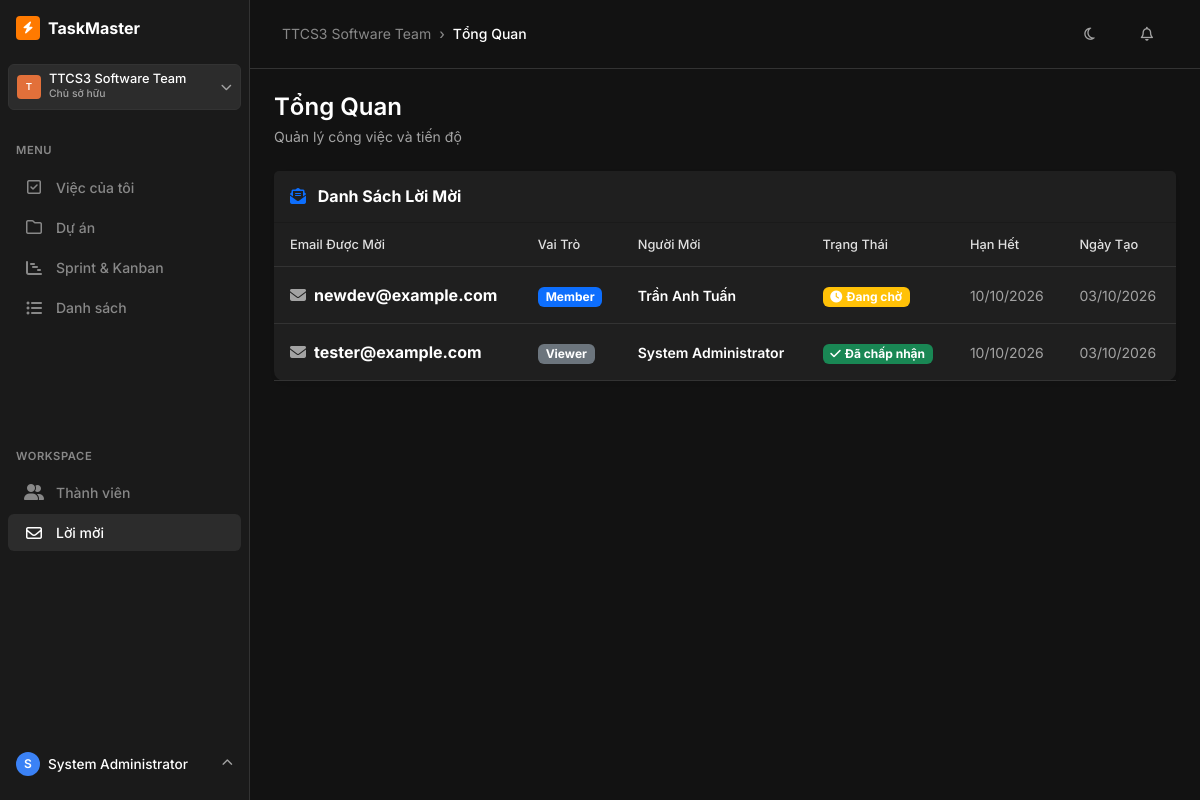
Screenshot of /invitations (signed in) with the database file from the repository.
### tables this page shows
CREATE TABLE users (
    id           TEXT PRIMARY KEY,                    -- UUID v7
    username     TEXT UNIQUE NOT NULL,
    email        TEXT UNIQUE NOT NULL,
    password_hash TEXT NOT NULL,
    fullname     TEXT NOT NULL,
    avatar_url   TEXT,
    is_active    INTEGER NOT NULL DEFAULT 1,          -- 1=active, 0=disabled
    created_at   TEXT NOT NULL,                       -- ISO-8601 UTC
    updated_at   TEXT NOT NULL
);

CREATE TABLE workspace_invitations (
    id              TEXT PRIMARY KEY,                 -- UUID v7
    workspace_id    TEXT NOT NULL REFERENCES workspaces(id) ON DELETE CASCADE,
    email           TEXT NOT NULL,
    role            TEXT NOT NULL CHECK(role IN ('Admin','Member','Viewer')),
    token           TEXT UNIQUE NOT NULL,             -- Secure random token gửi qua email
    status          TEXT NOT NULL DEFAULT 'Pending'
                        CHECK(status IN ('Pending','Accepted','Declined','Expired')),
    invited_by      TEXT NOT NULL REFERENCES users(id),
    expires_at      TEXT NOT NULL,                   -- ISO-8601 UTC (default +7 ngày)
    accepted_by     TEXT REFERENCES users(id),       -- user đã accept (nếu có)
    accepted_at     TEXT,
    created_at      TEXT NOT NULL,
    updated_at      TEXT NOT NULL
);

### app.py (the view)
@app.route('/invitations')
@login_required
def invitations():
    ws_id = session.get('workspace_id')
    conn  = get_db_connection()
    inv_list = conn.execute('''
        SELECT wi.*, u.fullname AS invited_by_name
        FROM workspace_invitations wi
        JOIN users u ON wi.invited_by = u.id
        WHERE wi.workspace_id = ?
        ORDER BY wi.created_at DESC
    ''', (ws_id,)).fetchall()
    conn.close()
    return render_template('invitations.html', invitations=inv_list)

### app.py (called while the page is built)
@app.template_filter('date_format')
def date_format_filter(value):
    if not value:
        return "-"
    try:
        dt = datetime.strptime(str(value).split('T')[0].split()[0], "%Y-%m-%d")
        return dt.strftime("%d/%m/%Y")
    except Exception:
        return str(value)

def login_required(f):
    @functools.wraps(f)
    def decorated_function(*args, **kwargs):
        if 'user_id' not in session:
            flash('Vui lòng đăng nhập để sử dụng ứng dụng!', 'warning')
            return redirect(url_for('login', next=request.url))
        return f(*args, **kwargs)
    return decorated_function

@app.context_processor
def inject_user():
    return dict(
        current_user=session.get('fullname'),
        current_role=session.get('role'),           # role trong active workspace
        current_username=session.get('username'),
        current_user_id=session.get('user_id'),
        active_workspace_id=session.get('workspace_id'),
        active_workspace_name=session.get('workspace_name'),
        Role=Role,                                   # expose Role constants to Jinja2
    )

### database.py (called while the page is built)
def get_db_connection() -> sqlite3.Connection:
    conn = sqlite3.connect(DB_FILE)
    conn.row_factory = sqlite3.Row
    conn.execute("PRAGMA foreign_keys = ON")  # Enable FK enforcement
    conn.execute("PRAGMA journal_mode = WAL")  # Better concurrency
    return conn

### templates/invitations.html (shortened to what this page needs)
{% extends 'base.html' %}
{% block content %}
<div class="card border-0 shadow-sm">
    <div class="card-header bg-white py-3">
        <h6 class="fw-bold mb-0 text-dark"><i class="fa-solid fa-envelope-open-text text-primary me-2"></i> Danh Sách Lời Mời</h6>
    </div>
    <div class="card-body p-0">
        <div class="table-responsive">
            <table class="table table-hover align-middle mb-0">
                <thead>
                    <tr>
                        <th class="ps-3">Email Được Mời</th>
                        <th>Vai Trò</th>
                        <th>Người Mời</th>
                        <th>Trạng Thái</th>
                        <th>Hạn Hết</th>
                        <th>Ngày Tạo</th>
                    </tr>
                </thead>
                <tbody>
                    {% for inv in invitations %}
                    <tr>
                        <td class="ps-3 fw-bold text-dark">
                            <i class="fa-solid fa-envelope me-2 text-muted"></i>{{ inv['email'] }}
                        </td>
                        <td>
                            {% if inv['role'] == 'Admin' %}
                                <span class="badge bg-danger">Admin</span>
                            {% elif inv['role'] == 'Member' %}
                                <span class="badge bg-primary">Member</span>
                            {% else %}
                                <span class="badge bg-secondary">Viewer</span>
                            {% endif %}
                        </td>
                        <td class="small fw-semibold text-dark">{{ inv['invited_by_name'] }}</td>
                        <td>
                            {% if inv['status'] == 'Pending' %}
                                <span class="badge bg-warning text-dark"><i class="fa-solid fa-clock me-1"></i>Đang chờ</span>
                            {% elif inv['status'] == 'Accepted' %}
                                <span class="badge bg-success"><i class="fa-solid fa-check me-1"></i>Đã chấp nhận</span>
                            {% elif inv['status'] == 'Declined' %}
                                <span class="badge bg-danger"><i class="fa-solid fa-xmark me-1"></i>Đã từ chối</span>
                            {% else %}
                                <span class="badge bg-secondary"><i class="fa-solid fa-hourglass-end me-1"></i>Hết hạn</span>
                            {% endif %}
                        </td>
                        <td class="small text-muted">{{ inv['expires_at'] | date_format }}</td>
                        <td class="small text-muted">{{ inv['created_at'] | date_format }}</td>
                    </tr>
                    {% else %}
                    <tr>
                        <td colspan="6" class="text-center text-muted py-5">Chưa có lời mời nào.</td>
                    </tr>
                    {% endfor %}
                </tbody>
            </table>
        </div>
    </div>
</div>
{% endblock %}

### templates/base.html (shortened to what this page needs)
<!DOCTYPE html>
<html lang="vi">
<head>
    <link href="https://cdn.jsdelivr.net/npm/bootstrap@5.3.2/dist/css/bootstrap.min.css" rel="stylesheet">
    <link href="https://cdnjs.cloudflare.com/ajax/libs/font-awesome/6.4.2/css/all.min.css" rel="stylesheet">
    <link href="{{ url_for('static', filename='css/style.css') }}" rel="stylesheet">
</head>
<body>
    <div class="d-flex">
        {% if session.get('user_id') %}
        <aside class="sidebar">
            <div class="sidebar-header">
                <a href="{{ url_for('dashboard') }}" class="d-flex align-items-center text-decoration-none">
                    <div class="avatar-square me-2" style="background-color: var(--primary);">
                        <i class="fa-solid fa-bolt"></i>
                    </div>
                    <div>
                        <span class="fw-bold text-white fs-6">TaskMaster</span>
                    </div>
                </a>
            </div>
            {% if active_workspace_name %}
            <div class="px-2 mb-3">
                <div class="dropdown">
                    <button class="btn btn-primary w-100 text-start d-flex justify-content-between align-items-center"
                            data-bs-toggle="dropdown" aria-expanded="false" style="padding: 0.5rem;">
                        <div class="d-flex align-items-center gap-2">
                            <div class="avatar-square" style="background-color: #E2703A; font-size: 0.6rem;">
                                {{ active_workspace_name[0] | upper }}
                            </div>
                            <div class="d-flex flex-column">
                                <span class="fw-medium text-white" style="font-size: 0.8rem; line-height: 1;">{{ active_workspace_name }}</span>
                                <span class="text-muted" style="font-size: 0.65rem;">Chủ sở hữu</span>
                            </div>
                        </div>
                        <i class="fa-solid fa-chevron-down text-muted" style="font-size: 0.7rem;"></i>
                    </button>
                </div>
            </div>
            {% endif %}
            <div class="nav-section-title">Menu</div>
            <ul class="nav flex-column mb-auto">
                <li class="nav-item">
                    <a href="{{ url_for('dashboard') }}" class="nav-link {% if request.endpoint == 'dashboard' %}active{% endif %}">
                        <i class="fa-regular fa-square-check"></i> Việc của tôi
                    </a>
                </li>
                <li>
                    <a href="{{ url_for('projects') }}" class="nav-link {% if request.endpoint == 'projects' %}active{% endif %}">
                        <i class="fa-regular fa-folder"></i> Dự án
                    </a>
                </li>
                <li>
                    <a href="{{ url_for('kanban') }}" class="nav-link {% if request.endpoint == 'kanban' %}active{% endif %}">
                        <i class="fa-solid fa-chart-gantt"></i> Sprint & Kanban
                    </a>
                </li>
                <li>
                    <a href="{{ url_for('tasks') }}" class="nav-link {% if request.endpoint in ['tasks', 'task_detail'] %}active{% endif %}">
                        <i class="fa-solid fa-list-ul"></i> Danh sách
                    </a>
                </li>
            </ul>
            <div class="nav-section-title mt-2">Workspace</div>
            <ul class="nav flex-column mb-auto">
                <li>
                    <a href="{{ url_for('members') }}" class="nav-link {% if request.endpoint == 'members' %}active{% endif %}">
                        <i class="fa-solid fa-user-group"></i> Thành viên
                    </a>
                </li>
                <li>
                    <a href="{{ url_for('invitations') }}" class="nav-link {% if request.endpoint == 'invitations' %}active{% endif %}">
                        <i class="fa-regular fa-envelope"></i> Lời mời
                    </a>
                </li>
            </ul>
            <div class="mt-auto px-2">
                <div class="dropdown">
                    <a href="#" class="d-flex align-items-center text-decoration-none p-2 rounded" data-bs-toggle="dropdown" style="transition: var(--transition-snappy);">
                        <div class="avatar-square me-2" style="background-color: var(--info); border-radius: 50%;">
                            {{ current_user[0] | upper if current_user else 'U' }}
                        </div>
                        <div class="d-flex flex-column">
                            <span class="fw-medium text-white" style="font-size: 0.85rem;">{{ current_user }}</span>
                        </div>
                        <i class="fa-solid fa-chevron-up text-muted ms-auto" style="font-size: 0.7rem;"></i>
                    </a>
                </div>
            </div>
        </aside>
        {% endif %}
        <div class="main-wrapper">
            {% if session.get('user_id') %}
            <header class="top-navbar d-flex justify-content-between align-items-center">
                <div class="d-flex align-items-center gap-2">
                    <nav aria-label="breadcrumb">
                        <ol class="breadcrumb">
                            <li class="breadcrumb-item"><a href="#">{{ active_workspace_name or 'Workspace' }}</a></li>
                            <li class="breadcrumb-item active" aria-current="page">{% block breadcrumb_current %}Tổng Quan{% endblock %}</li>
                        </ol>
                    </nav>
                </div>
                <div class="d-flex align-items-center gap-3">
                    <button class="btn btn-sm btn-link text-muted text-decoration-none"><i class="fa-regular fa-moon"></i></button>
                    <button class="btn btn-sm btn-link text-muted text-decoration-none"><i class="fa-regular fa-bell"></i></button>
                </div>
            </header>
            {% endif %}
            <div class="container-fluid p-4">
                <div class="toast-container position-fixed top-0 end-0 p-3 mt-5" style="z-index: 1055;">
                </div>
                <div class="mb-4 d-flex justify-content-between align-items-end">
                    <div>
                        <h4 class="mb-1">{% block page_title %}Tổng Quan{% endblock %}</h4>
                        <p class="text-muted small mb-0">{% block page_subtitle %}Quản lý công việc và tiến độ{% endblock %}</p>
                    </div>
                </div>
                {% block content %}{% endblock %}
            </div>
        </div>
    </div>
</body>
</html>

### static/css/style.css (style rules this page uses)
:root { --bg-base: #121212; --sidebar-bg: #1A1A1A; --card-bg: #1F1F1F; --card-hover: #262626; --fg-base: #E0E0E0; --fg-muted: #888888; --fg-heading: #FFFFFF; --primary: #FF7A00; --primary-hover: #E06B00; --primary-bg: rgba(255, 122, 0, 0.1); --secondary: #2C2C2C; --on-secondary: #FFFFFF; --border-color: #333333; --border-hover: #444444; --success: #22C55E; --warning: #F59E0B; --danger: #EF4444; --info: #3B82F6; --font-sans: 'Inter', -apple-system, BlinkMacSystemFont, "Segoe UI", Roboto, sans-serif; --radius-sm: 6px; --radius-md: 10px; --radius-lg: 14px; --radius-xl: 20px; --radius-full: 9999px; --shadow-sm: 0 1px 2px rgba(0, 0, 0, 0.5); --shadow-md: 0 4px 12px rgba(0, 0, 0, 0.3); --transition-snappy: all 0.2s cubic-bezier(0.2, 0.8, 0.2, 1); }
body { font-family: var(--font-sans); background-color: var(--bg-base); color: var(--fg-base); min-height: 100vh; -webkit-font-smoothing: antialiased; -moz-osx-font-smoothing: grayscale; }
.sidebar { width: 250px; background-color: var(--sidebar-bg); border-right: 1px solid var(--border-color); color: var(--fg-base); min-height: 100vh; display: flex; flex-direction: column; padding: 1rem 0; }
.sidebar-header { padding: 0 1rem 1.5rem 1rem; }
.nav-section-title { font-size: 0.7rem; font-weight: 600; color: var(--fg-muted); text-transform: uppercase; letter-spacing: 0.05em; padding: 1rem 1rem 0.5rem 1rem; }
.sidebar .nav-link { color: var(--fg-muted); padding: 0.5rem 1rem; font-size: 0.875rem; font-weight: 500; display: flex; align-items: center; gap: 0.75rem; transition: var(--transition-snappy); border-radius: var(--radius-sm); margin: 0.1rem 0.5rem; }
.sidebar .nav-link.active { color: var(--fg-heading); background-color: var(--secondary); }
.sidebar .nav-link i { font-size: 1rem; width: 20px; text-align: center; }
.main-wrapper { flex: 1; display: flex; flex-direction: column; overflow-x: hidden; }
.top-navbar { background-color: transparent; padding: 1rem 2rem; border-bottom: 1px solid var(--border-color); }
.breadcrumb { margin-bottom: 0; font-size: 0.875rem; }
.breadcrumb-item a { color: var(--fg-muted); text-decoration: none; transition: var(--transition-snappy); }
.breadcrumb-item.active { color: var(--fg-heading); font-weight: 500; }
.breadcrumb-item + .breadcrumb-item::before { content: "›"; color: var(--fg-muted); }
.card { background-color: var(--card-bg); color: var(--fg-base); border: 1px solid var(--border-color); border-radius: var(--radius-md); box-shadow: none; transition: var(--transition-snappy); }
h1, h2, h3, h4, h5, h6 { color: var(--fg-heading); font-weight: 600; }
.btn { border-radius: var(--radius-sm); font-weight: 500; font-size: 0.875rem; padding: 0.4rem 0.875rem; transition: var(--transition-snappy); }
.btn-primary { background-color: var(--secondary); border-color: var(--border-color); color: var(--fg-heading); }
.avatar-square { width: 24px; height: 24px; border-radius: 4px; background-color: var(--primary); color: #fff; display: inline-flex; align-items: center; justify-content: center; font-size: 0.75rem; font-weight: 600; }
.table { --bs-table-bg: transparent; --bs-table-hover-bg: var(--card-hover); --bs-table-color: var(--fg-base); }
.table th { color: var(--fg-muted); font-weight: 500; font-size: 0.8rem; border-bottom: 1px solid var(--border-color); padding: 0.75rem 1rem; }
.table td { padding: 1rem; border-bottom: 1px solid var(--border-color); vertical-align: middle; }
.text-muted { color: #A3A3A3 !important; }
.text-dark { color: #FFFFFF !important; }
.bg-white { background-color: var(--card-bg) !important; }
.table > :not(caption) > * > * { color: var(--fg-base); background-color: transparent; border-bottom-color: var(--border-color); }

### rows the page displays
users: fullname "System Administrator"
workspace_invitations: email "newdev@example.com", role "Member", invited_by_name "Trần Anh Tuấn", status "Pending" (drawn), expires_at "10/10/2026", created_at "03/10/2026"
workspace_invitations: email "tester@example.com", role "Viewer", invited_by_name "System Administrator", status "Accepted" (drawn), expires_at "10/10/2026", created_at "03/10/2026"

### other values shown
{{ active_workspace_name[0] | upper }} "T"
{{ active_workspace_name }} "TTCS3 Software Team"
{{ current_user[0] | upper if current_user else 'U' }} "S"
{{ active_workspace_name or 'Workspace' }} "TTCS3 Software Team"
